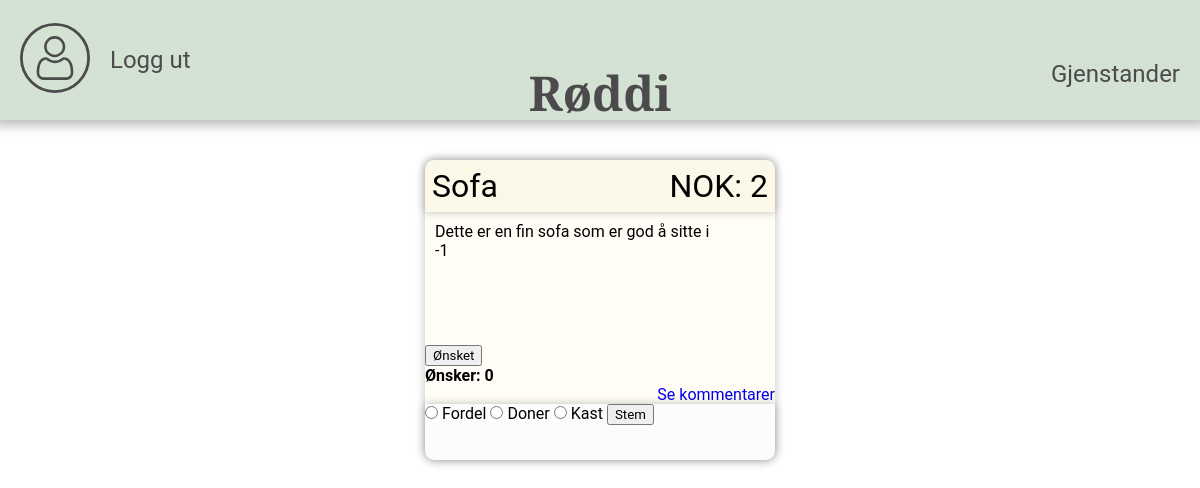
The app's page /items/ (signed in) with its own data.
### dodsbo/models.py (models this page shows, shortened)
class Item(models.Model):
    name = models.CharField(max_length=100)
    value = models.IntegerField()
    estateID = models.ForeignKey(Estate, on_delete=models.CASCADE)
    description = models.TextField(default="Beskrivelse mangler")
    Favorite = models.ManyToManyField(User, default=None, blank=True, related_name='Ønsket')

### users/views.py (the view)
# urls.py: path('items/', include('users.urls', namespace='items')),
@login_required
def items(request):
    context = {
        'assets': load_items(request)
    }
    return render(request, 'users/items.html', context)

### users/views.py (called while the page is built)
def load_items(request):
    current_user = request.user
    item_list = list(Item.objects.all())
    estates = []
    for par in Participate.objects.all():
        if par.username == current_user:
            estates.append(par.estateID)
    user_items = []
    for item in item_list:
        if item.estateID in estates:
            choice, wish = checkWish(current_user, item)
            item.check = choice
            user_items.append(item)
    return user_items

def checkWish(user, item):
    wishes = list(Wish.objects.all())
    choiceInt = -1
    wishID = -1
    for wish in wishes:
        if wish.username.username == user.username and wish.itemID == item:
            choiceInt = wish.choice
            wishID = wish.id
    return choiceInt, wishID

### users/templates/users/items.html (shortened to what this page needs)
{% extends "dodsbo/base.html" %}
{% load crispy_forms_tags %}
{% block content %}
<div class="asset-grid">
    {% for asset in assets %}
    <div class="asset">
        <div class="asset-header">
            <h3 class="asset-header-title">{{ asset.name }}</h3>
            <h3 class="asset-header-value">NOK: {{ asset.value }}</h3>
        </div>
        <div class="asset-description">
            <p>{{ asset.description }}</p>
            <p>{{ asset.check }}</p>
        </div>
        <div>
            <form action="{% url 'items:favorite-list' %}" method='POST'>
                {% if user not in asset.Favorite.all %}
                    <button class="ui button positive" type="submit">Ønsket</button>
                {% else%}
                    <button class="ui button negative" type="submit">Angre</button>
                {% endif %}
                </form>
                <strong>Ønsker: {{ asset.Favorite.all.count }} </strong>
        </div>
        <div class="comment-section" style="text-align:right;">
            <a href="{% url 'comments' asset.pk %}">Se kommentarer</a>
        </div>
        <div class="asset-vote-panel">
            <form method="POST" action="{% url 'vote' %}" value={{asset.id}}>
                <input type="radio" class="radio" name="btn" value="0"
                >
                <label for="0">Fordel</label>
                <input type="radio" class="radio" name="btn" value="1"
                >
                <label for="1">Doner</label>
                <input type="radio" class="radio" name="btn" value="2"
                >
                <label for="2">Kast</label>
                <button type="submit" value="{{ asset.id }}" action="{% url 'vote' %}"> Stem </button>
            </form>
        </div>
    </div>
    {% endfor %}
</div>
{% endblock content %}

### dodsbo/static/dodsbo/main.css (style rules this page uses)
* { font-family: Roboto, -apple-system, BlinkMacSystemFont, "Segoe UI", Roboto, Oxygen, Ubuntu, Cantarell, "Open Sans", "Helvetica Neue", sans-serif; margin: 0; box-sizing: border-box; }
body { width: 100vw; height: 100vh; margin: 0; }
a:link { text-decoration: none; }
.asset-grid { display: flex; justify-content: space-evenly; flex-wrap: wrap; padding: 20px; }
.asset { border-radius: 8px; background-color: #fffdf6; min-height: 300px; min-width: 350px; max-width: 350px; max-height: 300px; margin: 20px; padding: 0; display: flex; flex-direction: column; -webkit-box-shadow: 0px 0px 10px 6px rgba(0, 0, 0, 0.25); box-shadow: 0px 0px 10px 0px rgba(0, 0, 0, 0.25); }
.asset-header { background-color: #fcf8e8; margin: 0; border-radius: 10px 10px 0px 0px; -webkit-box-shadow: 0px 0px 10px 6px rgba(0, 0, 0, 0.25); box-shadow: 0px 0px 10px 0px rgba(0, 0, 0, 0.25); }
.asset-header { background-color: #fcf8e8; margin: 0; border-radius: 10px 10px 0px 0px; -webkit-box-shadow: 0px 0px 10px 6px rgba(0, 0, 0, 0.25); box-shadow: 0px 0px 10px 0px rgba(0, 0, 0, 0.25); padding: 7px; display: flex; justify-content: space-between; flex: 1; }
.asset-header h3 { font-size: 2em; font-weight: 400; }
.asset-description { padding: 10px; flex: 4; overflow-y: auto; }
.asset-vote-panel { flex: 2; width: 100%; border-radius: 0px 0px 10px 10px; height: 30%; display: flex; align-self: flex-end; background-color: #fcfcfc; -webkit-box-shadow: 0px 0px 10px 6px rgba(0, 0, 0, 0.25); box-shadow: 0px 0px 10px 0px rgba(0, 0, 0, 0.25); position: relative; bottom: 0; }

### records on screen
Item: name "Sofa", value "2", description "Dette er en fin sofa som er god å sitte i", check "-1", shows "Ønsket", Favorite.all.count "0"
